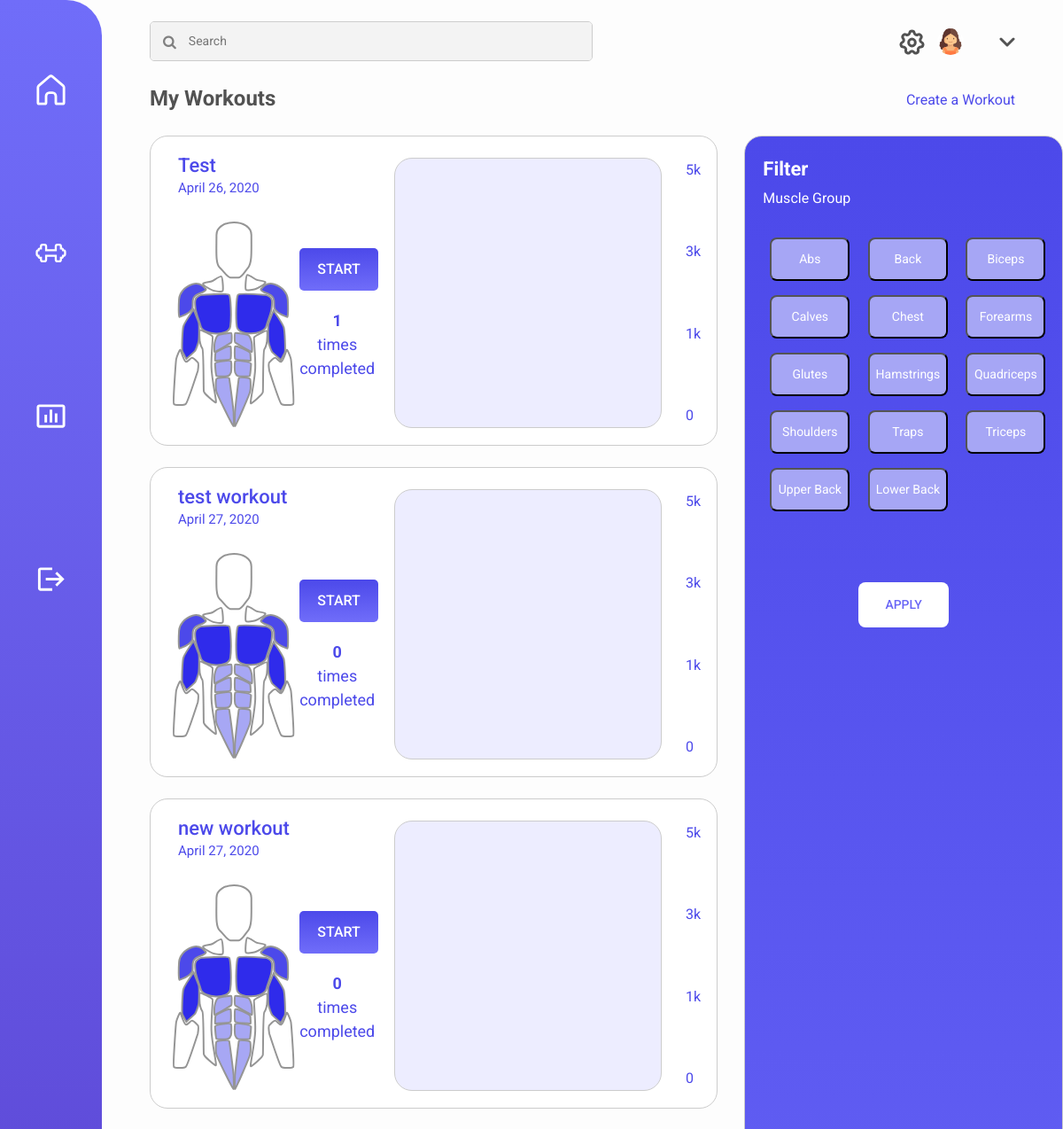
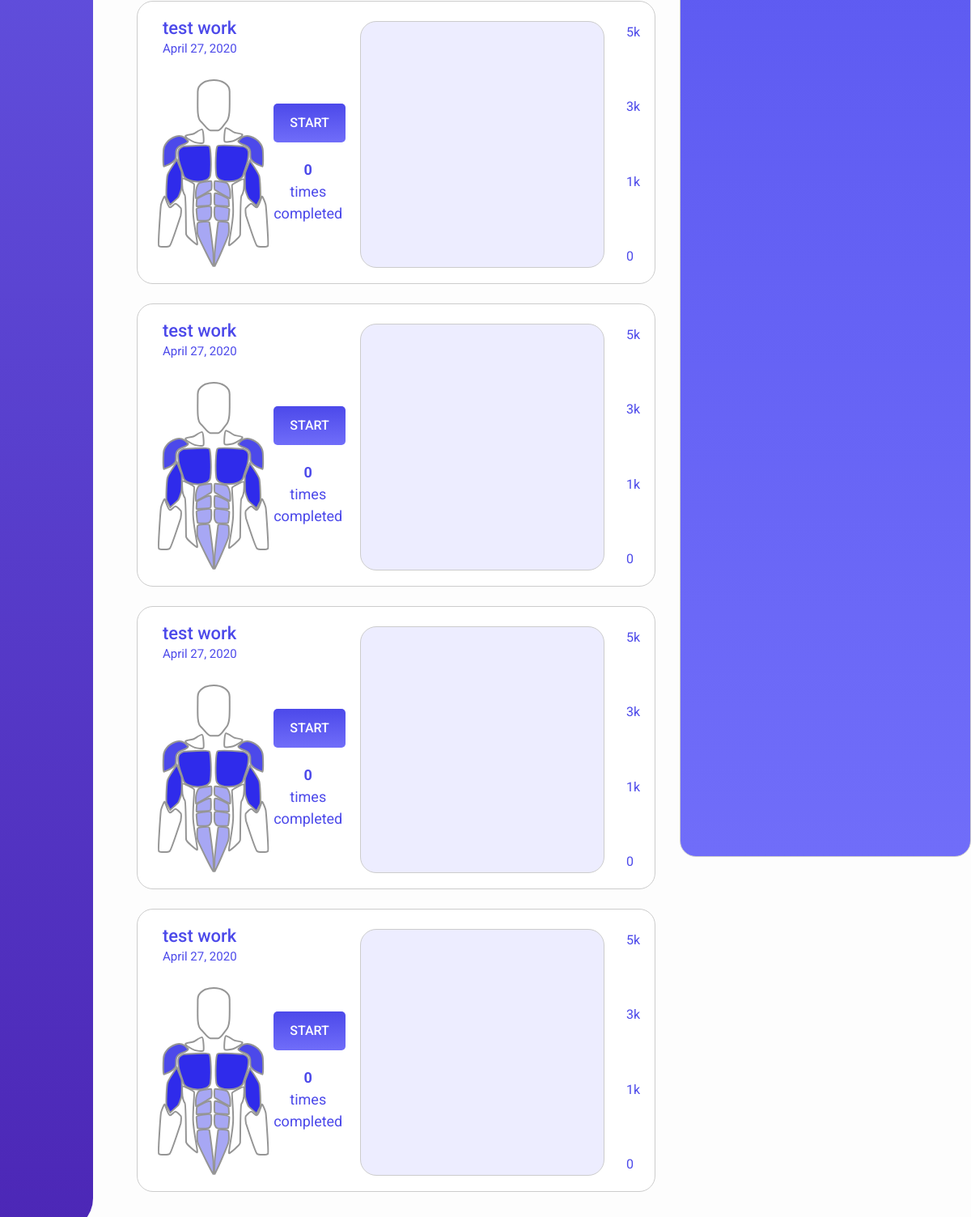
The app's page /workouts/ (signed in) with its own data (2 pictures, top to bottom).
### dashboard/models.py (models this page shows)
class Workout(models.Model):
	times_completed = models.IntegerField()
	date_created = models.DateField(auto_now_add=True)
	last_date_completed = models.DateField(auto_now=True)
	name = models.CharField(max_length=120)
	avg_time_completed = models.DurationField(default=timedelta(minutes=0))
	total_time = models.DurationField(default=timedelta(minutes=0))
	user = models.ForeignKey(User, on_delete=models.CASCADE)
	weight_lifted = models.FloatField(default=0)

### dashboard/views.py (the view, shortened to what this page needs)
# urls.py: path('workouts/', workouts_view),
@login_required
def workouts_view(request):
	workouts = Workout.objects.filter(user=request.user)
	exercises = []
	for workout in workouts:
		for exercise in Exercise.objects.filter(workout=workout):
			exercises.append(exercise)
	return render(request, 'workouts.html', {'workouts':workouts, 'exercises':exercises})

### templates/workouts.html (shortened to what this page needs)
<!DOCTYPE html>
<html lang="en">
<head>
    {% load static %}
    <link rel="stylesheet" href="https://cdnjs.cloudflare.com/ajax/libs/font-awesome/4.7.0/css/font-awesome.min.css">
    <link href="{% static 'fitnessing/css/dashboard.css' %}" rel="stylesheet">
    <link rel="stylesheet" href="https://stackpath.bootstrapcdn.com/bootstrap/4.4.1/css/bootstrap.min.css">
</head>
<body>
    <div class="sidenav">
        <div class=link1>
            <a href="/"><img class="home" src="{% static 'fitnessing/images/Home_Icon_White.svg' %}"></a>
        </div>
        <div class=link2>
            <a href="/workouts"><img class="workouts" src="{% static 'fitnessing/images/Weight_Icon.svg' %}"></a>
        </div>
        <div class=link3>
            <a href="/stats"><img class="stats" src="{% static 'fitnessing/images/Bar_Chart_Icon.svg' %}"></a>
        </div>
        <div class=link4>
            <a href="/accounts/logout"><img class="login" src="{% static 'fitnessing/images/Logout_Icon.svg' %}"></a>
        </div>
    </div>
    <div class="container-fluid main">
        <div class="row mx-4 mt-4">
            <div class="col-sm-8">
                <div class="searchContainer">
                    <i class="fa fa-search searchIcon"></i>
                    <input class="searchBox" type="text" placeholder="Search">
                </div>
            </div>
            <div class="col-sm-4 text-right pt-2">
                <a href="/settings"><img class="settings" src="{% static 'fitnessing/images/Settings_Icon.svg' %}"></a>
                <div class="profile align-middle">
                    <img class="userIcon" src="{% static 'fitnessing/images/Placeholder_User_Icon.png' %}">
                    <button class="name">{{user.get_short_name}}</button>
                    <img class="dropdownIcon" src="{% static 'fitnessing/images/Dropdown_Icon.svg' %}">
                </div>
            </div>
        </div>
        <div class="row mx-0 pt-4 pl-4 mr-4">
            <div class="col-sm-10">
                <p class="workouts_title m-0"><b>My Workouts</b></p>
            </div>
            <div class="col-sm-2 text-right pt-2">
                <a class = "link" href="/create-workout">Create a Workout</a>
            </div>
        </div>
        <div class="row p-4 mx-0 pr-4">
            <div class="col-sm-8">
                {% if workouts|length > 0 %}
                {% for workout in workouts %}
                <div class="row workouts_container mx-0 mb-4">
                    <div class="col-sm-5">
                        <div class="row p-3">
                            <div class="col-sm-12">
                                <p class="muscle_group mb-2">{{workout.name}}</p>
                                <p class="day mb-0">{{workout.last_date_completed}}</p>
                            </div>
                        </div>
                        <div class="row">
                            <div class="col-sm-6">
                                <img class="diagram" src="{% static 'fitnessing/images/Muscles.svg' %}">
                            </div>
                            <div class="col-sm-6">
                                <div class="start" onclick="location.href='/current-workout/' + {{ workout.id }} ">START</div>
                                <p class="completed"><b>{{workout.times_completed}}</b><br>times<br>completed</p>
                            </div>
                        </div>
                    </div>
                    <div class="col-sm-6 p-4">
                        <div class="row graph_container">
                        </div>
                    </div>
                    <div class="col-sm-1">
                        <div class="measurements">
                            <p>5k</p>
                            <p>3k</p>
                            <p>1k</p>
                            <p>0</p>
                        </div>
                    </div>
                </div>
                {% endfor %}
                {% else %}
                <div class="col-sm-12 text-center mt-4 pt-4">
                    <p class="empty_workouts">You have no workouts added yet. Go on and add your first one!</p>
                </div>
                {% endif %}
            </div>
            <div class="col-sm-4 pb-4">
                <div class="filter_container">
                    <div class="row">
                        <div class="col-sm-12">
                            <p class="filter_title">Filter</p>
                            <p class="filter_group_text">Muscle Group</p>
                        </div>
                    </div>
                    <div class="filter_button_container">
                        <div class="row p-2 mt-4">
                            <div class="col-sm-4">
                                <button class="filter_button" value="Abs">Abs</button>
                            </div>
                            <div class="col-sm-4">
                                <button class="filter_button" value="Back">Back</button>
                            </div>
                            <div class="col-sm-4">
                                <button class="filter_button" value="Biceps">Biceps</button>
                            </div>
                        </div>
                        <div class="row p-2">
                            <div class="col-sm-4">
                                <button class="filter_button" value="Calves">Calves</button>
                            </div>
                            <div class="col-sm-4">
                                <button class="filter_button" value="Chest">Chest</button>
                            </div>
                            <div class="col-sm-4">
                                <button class="filter_button" value="Forearms">Forearms</button>
                            </div>
                        </div>
                        <div class="row p-2">
                            <div class="col-sm-4">
                                <button class="filter_button" value="Glutes">Glutes</button>
                            </div>
                            <div class="col-sm-4">
                                <button class="filter_button" value="Hamstrings">Hamstrings</button>
                            </div>
                            <div class="col-sm-4">
                                <button class="filter_button" value="Quadriceps">Quadriceps</button>
                            </div>
                        </div>
                        <div class="row p-2">
                            <div class="col-sm-4">
                                <button class="filter_button" value="Shoulders">Shoulders</button>
                            </div>
                            <div class="col-sm-4">
                                <button class="filter_button" value="Traps">Traps</button>
                            </div>
                            <div class="col-sm-4">
                                <button class="filter_button" value="Triceps">Triceps</button>
                            </div>
                        </div>
                        <div class="row p-2">
                            <div class="col-sm-4">
                                <button class="filter_button" value="Upper Back">Upper Back</button>
                            </div>
                            <div class="col-sm-4">
                                <button class="filter_button" value="Lower Back">Lower Back</buttton>
                            </div>
                        </div>
                        <div class="row pt-5 mt-4">
                            <div class="col-sm-12">
                                <button class="apply_button" value="APPLY">APPLY</button>
                            </div>
                        </div>
                    </div>
                </div>
            </div>
        </div>
    </div>
</body>
</html>

### static/fitnessing/css/dashboard.css (style rules this page uses)
html { height: 100%; }
body { background-color: #FDFDFD !important; font-family: 'Roboto' !important; }
.main { margin-left: 115px !important; height: 100vh; width: calc(100% - 115px) !important; }
.sidenav { height: 100%; width: 115px; position: fixed; z-index: 1; top: 0; left: 0; overflow-x: hidden; background-image: linear-gradient(#706DF9, #4C27B6); border-radius: 0 40px 40px 0; padding-top: 10px; overflow: hidden; }
.link1, .link2, .link3, .link4 { display: block; text-align: center; padding: 75px 0 75px 0; margin: -1px; }
.sidenav a img { height: 35px; width: 35px; }
.searchContainer { display: inline-flex; flex: 1 1 300px; border: 1px solid #ccc; border-radius: 5px; overflow: hidden; width: 500px; height: 45px; }
.searchIcon { padding: 14px; color: grey; background-color: #F3F3F3; text-align: center; }
.searchBox { border: 0; padding: 0.5rem 0.5rem 0.5rem 0; flex: 1; font-size: 14px; background-color: #F3F3F3; }
.settings { border: none; margin-right: 10px; background-color: #FDFDFD; }
.profile { display: inline-block; align-items: center; }
.userIcon { border-radius: 50%; width: 30px; height: 30px; }
.name { border: none; background-color: #FDFDFD; font-size: 18px; font-weight: bold; color: #525252; margin-left: 10px; }
.dropdownIcon { margin-left: 10px; }
.workouts_container { display: block; width: 100%; height: 350px; border-radius: 20px; background-color: white; border: 1px solid #ccc; }
.link { text-decoration: none; color: #4C49EA; border: none; background-color: transparent; }
.measurements { float: left; }
.measurements p { border-style: solid; border-color: transparent; text-align: left; padding-top: 100%; padding-bottom: 100%; color: #4C49EA; }
.diagram { padding: 10px; }
.graph_container { height: 95%; display: flex; border-radius: 20px; border: 1px solid #ccc; background-color: #EDEDFF; }
.start { display: inline-block; text-decoration: none; background-image: linear-gradient(#4C49EA, #706DF9); color: white; font-weight: 500; padding: 12px 20px 12px 20px; border-radius: 5px; margin: 40px 0 20px 20px; cursor: pointer; }
.completed { display: inline-block; text-align: center; color: #4C49EA; font-size: 18px; margin: 0 0 0 20px; }
.day { color: #4C49EA; font-size: 15px; margin-top: -10px; }
.muscle_group { color: #4C49EA; font-size: 22px; font-weight: 500; }
.workouts_title { font-size: 24px; color: #525252; }
.filter_container { position: fixed; height: 78%; border-radius: 20px; background-image: linear-gradient(#4C49EA, #706DF9); border: 1px solid #ccc; padding: 20px; text-align: center; }
.filter_title { font-size: 22px; font-weight: bold; color: white; margin-bottom: 5px; text-align: left; }
.filter_group_text { font-size: 16px; color: white; padding: 0; margin: 0; text-align:left; }
.filter_button_container { text-align: center; }
.filter_button { display: inline-block; color: white; background-color: #A6A6F5; width: 90px; padding: 12px 0; text-align: center; border-radius: 8px; font-family: "Roboto"; font-size: 14px; cursor: pointer; margin: 0; }
.apply_button { display:inline-block; color: #6966F6; background-color: white; text-align: center; text-decoration: none; border: none; padding: 15px 30px; border-radius: 8px; font-family: "Roboto"; font-weight: 500; font-size: 14px; cursor: pointer; }

### records on screen
Workout: name "Test", last_date_completed "April 26, 2020", times_completed "1"
Workout: name "test workout", last_date_completed "April 27, 2020", times_completed "0"
Workout: name "new workout", last_date_completed "April 27, 2020", times_completed "0"
Workout: name "test work", last_date_completed "April 27, 2020", times_completed "0"
Workout: name "test work", last_date_completed "April 27, 2020", times_completed "0"
Workout: name "test work", last_date_completed "April 27, 2020", times_completed "0"
Workout: name "test work", last_date_completed "April 27, 2020", times_completed "0"
